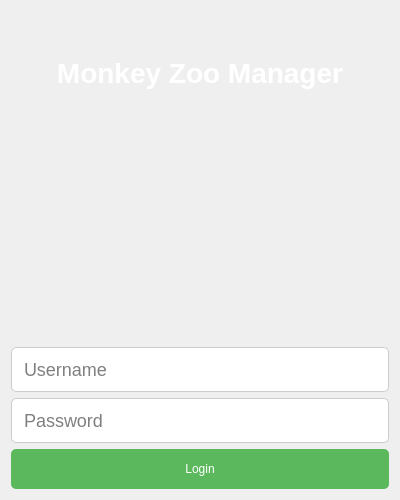
<?xml version="1.0" encoding="UTF-8"?>
<ui version="4.0">
 <class>LoginForm</class>
 <widget class="QWidget" name="LoginForm">
  <property name="geometry">
   <rect>
    <x>0</x>
    <y>0</y>
    <width>400</width>
    <height>500</height>
   </rect>
  </property>
  <property name="windowTitle">
   <string>Login</string>
  </property>
  <layout class="QVBoxLayout" name="verticalLayout">
   <item>
    <widget class="QLabel" name="labelTitle">
     <property name="text">
      <string>Monkey Zoo Manager</string>
     </property>
     <property name="alignment">
      <set>Qt::AlignCenter</set>
     </property>
     <property name="styleSheet">
      <string notr="true">font-size: 28px; font-weight: bold; color: white;</string>
     </property>
    </widget>
   </item>
   <item>
    <widget class="QLabel" name="labelLogo">
     <property name="minimumSize">
      <size>
       <width>200</width>
       <height>200</height>
      </size>
     </property>
     <property name="alignment">
      <set>Qt::AlignCenter</set>
     </property>
     <property name="pixmap">
      <pixmap>../images/login_logo.png</pixmap>
     </property>
     <property name="scaledContents">
      <bool>true</bool>
     </property>
    </widget>
   </item>
   <item>
    <widget class="QLineEdit" name="lineEditUsername">
     <property name="minimumSize">
      <size>
       <width>0</width>
       <height>40</height>
      </size>
     </property>
     <property name="placeholderText">
      <string>Username</string>
     </property>
     <property name="styleSheet">
      <string notr="true">font-size: 18px; padding: 10px; border: 1px solid #ccc; border-radius: 5px;</string>
     </property>
    </widget>
   </item>
   <item>
    <widget class="QLineEdit" name="lineEditPassword">
     <property name="minimumSize">
      <size>
       <width>0</width>
       <height>40</height>
      </size>
     </property>
     <property name="placeholderText">
      <string>Password</string>
     </property>
     <property name="echoMode">
      <enum>QLineEdit::Password</enum>
     </property>
     <property name="styleSheet">
      <string notr="true">font-size: 18px; padding: 10px; border: 1px solid #ccc; border-radius: 5px;</string>
     </property>
    </widget>
   </item>
   <item>
    <widget class="QPushButton" name="pushButtonLogin">
     <property name="minimumSize">
      <size>
       <width>0</width>
       <height>40</height>
      </size>
     </property>
     <property name="text">
      <string>Login</string>
     </property>
     <property name="styleSheet">
      <string notr="true">
      QPushButton {
        padding: 10px; 
        background-color: #5cb85c; 
        color: white; 
        border: none; 
        border-radius: 5px;
      }
      QPushButton:hover {
        background-color: #4cae4c;
      }
      QPushButton:pressed {
        background-color: #3d8b3d;
      }
      </string>
     </property>
    </widget>
   </item>
  </layout>
 </widget>
 <resources/>
 <connections/>
</ui>
